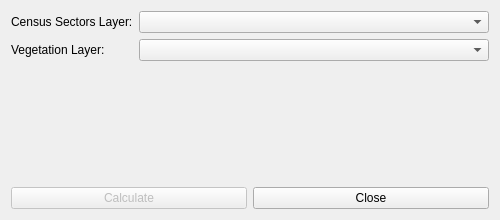
<?xml version="1.0" encoding="UTF-8"?>
<ui version="4.0">
 <class>GreenAreaCalculatorDialog</class>
 <widget class="QDialog" name="GreenAreaCalculatorDialog">
  <property name="geometry">
   <rect>
    <x>0</x>
    <y>0</y>
    <width>500</width>
    <height>220</height>
   </rect>
  </property>
  <property name="windowTitle">
   <string>Green Area Calculator</string>
  </property>
  <layout class="QVBoxLayout" name="verticalLayout">
   <item>
    <layout class="QFormLayout" name="formLayout">
     <item row="0" column="0">
      <widget class="QLabel" name="label_sectors">
       <property name="text">
        <string>Census Sectors Layer:</string>
       </property>
      </widget>
     </item>
     <item row="0" column="1">
      <widget class="QComboBox" name="cbo_sectors"/>
     </item>
     <item row="1" column="0">
      <widget class="QLabel" name="label_veg">
       <property name="text">
        <string>Vegetation Layer:</string>
       </property>
      </widget>
     </item>
     <item row="1" column="1">
      <widget class="QComboBox" name="cbo_vegetation"/>
     </item>
    </layout>
   </item>
   <item>
    <layout class="QHBoxLayout" name="buttonsLayout">
     <item>
      <widget class="QPushButton" name="btn_calculate">
       <property name="enabled">
        <bool>false</bool>
       </property>
       <property name="text">
        <string>Calculate</string>
       </property>
      </widget>
     </item>
     <item>
      <widget class="QPushButton" name="btn_close">
       <property name="text">
        <string>Close</string>
       </property>
      </widget>
     </item>
    </layout>
   </item>
  </layout>
 </widget>
 <resources/>
 <connections/>
</ui>
